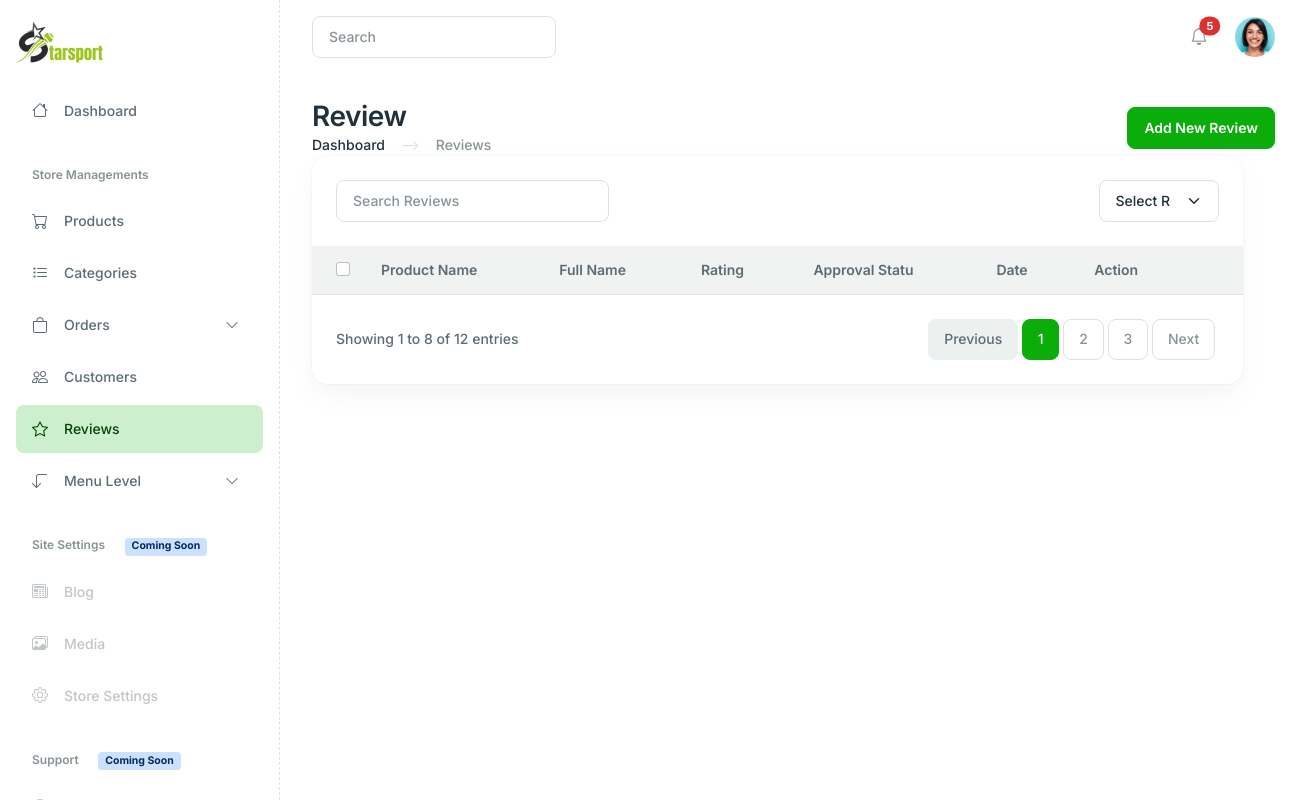
Page /main/Review/ (signed in) on the earlier database version.
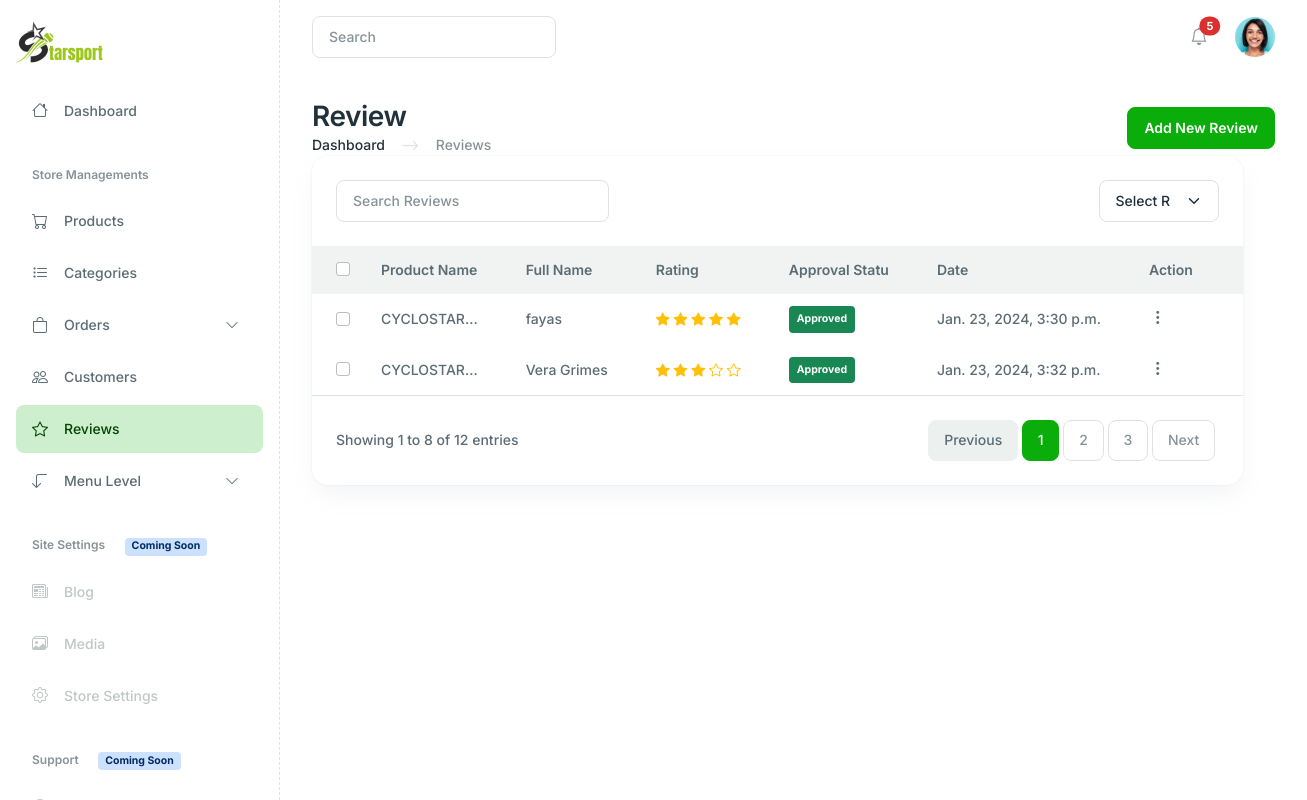
Same page on the later database version.
### products/models.py (models this page shows, shortened)
class Review(models.Model):
    product = models.ForeignKey(
        Product, on_delete=models.CASCADE, related_name="reviews"
    )
    rating = models.PositiveIntegerField(default=5)
    fullname = models.CharField(max_length=255)
    user = models.ForeignKey(User, on_delete=models.CASCADE)
    headline = models.CharField(max_length=255)
    content = models.TextField()
    created_at = models.DateTimeField(auto_now_add=True)
    approval = models.BooleanField(default=True)

class Product(models.Model):
    subcategory = models.ForeignKey(
        "products.Subcategory", on_delete=models.CASCADE, related_name="subcategory"
    )
    name = models.CharField(max_length=200)
    slug = models.SlugField(unique=True)
    display_name = models.CharField(max_length=200)
    tag = models.ForeignKey(Tag, on_delete=models.SET_NULL, blank=True, null=True)
    brand = models.ForeignKey(Brand, on_delete=models.CASCADE, blank=True, null=True)
    details = RichTextField(null=True, blank=True)
    rating = models.PositiveIntegerField(
        validators=[MaxValueValidator(5)],
        default=5,
        verbose_name="Product Rating(max:5)",
    )
    image = models.ImageField(
        upload_to="products/img", help_text=" The recommended size is 120x120 pixels."
    )
    image_p = models.ImageField(
        upload_to="products/img", help_text=" The recommended size is 220x220 pixels."
    )
    is_popular = models.BooleanField(default=False)
    is_best_seller = models.BooleanField(default=False)
    is_offer = models.BooleanField(default=False)
    is_active = models.BooleanField(default=False)
    meta_title = models.CharField(max_length=200, blank=True, null=True)
    meta_description = models.TextField(max_length=500, blank=True, null=True)
    class Meta:
        ordering = [ "id",]
        verbose_name = "Product"
        verbose_name_plural = "Products"
    def __str__(self):
        return self.name

### main/views.py (the view)
# urls.py: path("Review/", views.ReviewListView.as_view(), name="Review"),
class ReviewListView(SuperAdminLoginRequiredMixin,ListView):
    template_name = "dashboard/review/reviews.html"
    model = Review
    context_object_name = 'reviews'  # This is the variable you'll use in the template
    def get_queryset(self):
        return Review.objects.all()
    def get_context_data(self, **kwargs):
        context = super().get_context_data(**kwargs)
        context['is_reviews'] = True
        return context

### main/mixins.py (called while the page is built)
    def test_func(self):
        return self.request.user.is_authenticated and self.request.user.is_superuser

### templates/dashboard/review/reviews.html (shortened to what this page needs)
{% extends "dashboard/base.html" %}
{% load static %}
{% block content %}
    <main class="main-content-wrapper">
      <div class="container">
        <div class="row mb-8">
          <div class="col-md-12">
            <div class="d-md-flex justify-content-between align-items-center">
            <div>
                <h2 class="m-0">Review</h2>
                <nav aria-label="breadcrumb">
                  <ol class="breadcrumb mb-0">
                    <li class="breadcrumb-item"><a href="#" class="text-inherit">Dashboard</a></li>
                    <li class="breadcrumb-item active" aria-current="page">Reviews</li>
                  </ol>
                </nav>
            </div>
            <div class="mt-5 mt-md-0">
                <a href="{% url 'main:review_create' %}" class="btn btn-primary">Add New Review</a>
            </div>
          </div>
      </div>
        <div class="row ">
          <div class="col-xl-12 col-12 mb-5">
            <div class="card h-100 card-lg">
              <div class="p-6 ">
                <div class="row justify-content-between">
                  <div class="col-md-4 col-12 mb-2 mb-md-0">
                    <form class="d-flex" role="search">
                      <input class="form-control" type="search" placeholder="Search Reviews" aria-label="Search">
                    </form>
                  </div>
                  <div class="col-lg-2 col-md-4 col-12">
                    <select class="form-select">
                      <option selected>Select Rating</option>
                    </select>
                  </div>
                </div>
              </div>
              <div class="card-body p-0">
                <div class="table-responsive">
                  <table class="table table-centered table-hover table-borderless mb-0 table-with-checkbox text-nowrap">
                    <thead class="bg-light">
                      <tr>
                        <th>
                          <div class="form-check">
                            <input class="form-check-input" type="checkbox" value="" id="checkAll">
                          </div>
                        </th>
                        <th>Product Name</th>
                        <th>Full Name</th>
                        <th>Rating</th>
                        <th>Approval Statu</th>
                        <th>Date</th>
                        <th>Action</th>
                        <th></th>
                      </tr>
                    </thead>
                    <tbody>
                      {% for review in reviews %}
                      <tr>
                        <td>
                          <div class="form-check">
                            <input class="form-check-input" type="checkbox" value="" id="reviewOne">
                          </div>
                        </td>
                        <td><a href="#" class="text-reset">{{ review.product|truncatechars:10 }}</a></td>
                        <td>{{ review.fullname }}</td>
                        <td>
                          {% for star in "12345" %}
                            {% if star|add:0 <= review.rating %}
                            <i class="bi bi-star-fill text-warning"></i>
                            {% else %}
                            <i class="bi bi-star text-warning"></i>
                            {% endif %}
                          {% endfor %}
                        </td>
                        <td>
                          {% if review.approval %}
                              <span class="badge bg-success p-2">Approved</span>
                          {% else %}
                              <span class="badge bg-danger p-2">Not Approved</span>
                          {% endif %}
                        </td>
                        <td>
                          <span class="text-truncate">{{ review.created_at}}</span>
                        </td>
                        <td>
                          <div class="dropdown">
                            <a href="#" class="text-reset" data-bs-toggle="dropdown" aria-expanded="false">
                              <i class="feather-icon icon-more-vertical fs-5"></i>
                            </a>
                          </div>
                        </td>
                      </tr>
                      {% endfor %}
                    </tbody>
                  </table>
                </div>
                <div class="border-top d-md-flex justify-content-between align-items-center p-6">
                  <span>Showing 1 to 8 of 12 entries</span>
                  <nav class="mt-2 mt-md-0">
                    <ul class="pagination mb-0 ">
                      <li class="page-item disabled"><a class="page-link " href="#!">Previous</a></li>
                      <li class="page-item"><a class="page-link active" href="#!">1</a></li>
                      <li class="page-item"><a class="page-link" href="#!">2</a></li>
                      <li class="page-item"><a class="page-link" href="#!">3</a></li>
                      <li class="page-item"><a class="page-link" href="#!">Next</a></li>
                    </ul>
                  </nav>
                </div>
              </div>
            </div>
          </div>
        </div>
      </div>
    </main>
  </div>
{% endblock  %}

### templates/dashboard/base.html (shortened to what this page needs)
{% load static %}
<!DOCTYPE html>
<html lang="en">
<head>
<link href="{% static 'web/assets/libs/bootstrap-icons/font/bootstrap-icons.min.css' %}" rel="stylesheet">
<link href="{% static 'web/assets/libs/feather-webfont/dist/feather-icons.css' %}" rel="stylesheet">
<link href="{% static 'web/assets/libs/simplebar/dist/simplebar.min.css' %}" rel="stylesheet">
<link rel="stylesheet" href="{% static 'web/assets/css/theme.min.css' %}">
</head>
<body>
    <div>
       {% include "dashboard/include/top_nav.html" %}
        <div class="main-wrapper">
            {% include "dashboard/include/sidebar.html" %}
        {% block content %}
        {% endblock  %}
</body>
</html>

### templates/dashboard/include/top_nav.html (shortened to what this page needs)
{% load static %}
<nav class="navbar navbar-expand-lg navbar-glass">
    <div class="container-fluid">
        <div class="d-flex justify-content-between align-items-center w-100">
            <div class="d-flex align-items-center">
                <form role="search">
                    <input class="form-control" type="search" placeholder="Search" aria-label="Search">
                </form>
            </div>
            <div>
                <ul class="list-unstyled d-flex align-items-center mb-0 ms-5 ms-lg-0">
                    <li class="dropdown-center ">
                        <a class="position-relative btn-icon btn-ghost-secondary btn rounded-circle" href="#" role="button"
                            data-bs-toggle="dropdown" aria-expanded="false">
                            <i class="bi bi-bell fs-5"></i>
                            <span
                                class="position-absolute top-0 start-100 translate-middle badge rounded-pill bg-danger mt-2 ms-n2">
                                5
                            </span>
                        </a>
        </li>
        <li class="dropdown ms-4">
            <a href="#" role="button" data-bs-toggle="dropdown" aria-expanded="false">
                <img src="{% static 'web/assets/images/avatar/avatar-1.jpg' %}" alt="" class="avatar avatar-md rounded-circle">
            </a>
        </li>
        </ul>
    </div>
    </div>
    </div>
</nav>

### templates/dashboard/include/sidebar.html (shortened to what this page needs)
{% load static %}
<nav class="navbar-vertical-nav d-none d-xl-block">
  <div class="navbar-vertical">
    <div class="px-4 py-5">
      <a href="{% url "web:index" %}" class="navbar-brand"><img src="{% static 'web/assets/images/logo/starsport2.png' %}" alt="" /></a>
    </div>
    <div class="navbar-vertical-content flex-grow-1" data-simplebar="">
      <ul class="navbar-nav flex-column" id="sideNavbar">
        <li class="nav-item">
          <a class="nav-link {% if is_dashbord %}active{% endif %} " href="{% url "main:index" %}">
            <div class="d-flex align-items-center">
              <span class="nav-link-icon"><i class="bi bi-house"></i></span>
              <span class="nav-link-text">Dashboard</span>
            </div>
          </a>
        </li>
        <li class="nav-item mt-6 mb-3">
          <span class="nav-label">Store Managements</span>
        </li>
        <li class="nav-item">
          <a class="nav-link {% if is_product %}active{% endif %}  " href="{% url "main:product_list" %}">
            <div class="d-flex align-items-center">
              <span class="nav-link-icon"><i class="bi bi-cart"></i></span>
              <span class="nav-link-text">Products</span>
            </div>
          </a>
        </li>
        <li class="nav-item">
          <a class="nav-link {% if is_category %}active{% endif %} " href="{% url "main:categories" %}">
            <div class="d-flex align-items-center">
              <span class="nav-link-icon"><i class="bi bi-list-task"></i></span>
              <span class="nav-link-text">Categories</span>
            </div>
          </a>
        </li>
        <li class="nav-item">
          <a class="nav-link collapsed" href="#" data-bs-toggle="collapse" data-bs-target="#navCategoriesOrders" aria-expanded="false" aria-controls="navCategoriesOrders">
            <div class="d-flex align-items-center">
              <span class="nav-link-icon"><i class="bi bi-bag"></i></span>
              <span class="nav-link-text">Orders</span>
            </div>
          </a>
        </li>
        <li class="nav-item">
          <a class="nav-link {% if is_customer %}active{% endif %} " href="{% url "main:customers" %}">
            <div class="d-flex align-items-center">
              <span class="nav-link-icon"><i class="bi bi-people"></i></span>
              <span class="nav-link-text">Customers</span>
            </div>
          </a>
        </li>
        <li class="nav-item">
          <a class="nav-link {% if is_reviews %}active{% endif %} " href="{% url "main:Review" %}">
            <div class="d-flex align-items-center">
              <span class="nav-link-icon"><i class="bi bi-star"></i></span>
              <span class="nav-link-text">Reviews</span>
            </div>
          </a>
        </li>
        <li class="nav-item">
          <a class="nav-link collapsed" href="#" data-bs-toggle="collapse" data-bs-target="#navMenuLevelFirst" aria-expanded="false" aria-controls="navMenuLevelFirst">
            <span class="nav-link-icon"><i class="bi bi-arrow-90deg-down"></i></span>
            <span class="nav-link-text">Menu Level</span>
          </a>
        </li>
        <li class="nav-item mt-6 mb-3">
          <span class="nav-label">Site Settings</span> <span class="badge bg-light-info text-dark-info">Coming Soon</span>
        </li>
        <li class="nav-item">
          <a class="nav-link disabled" href="#!">
            <div class="d-flex align-items-center">
              <span class="nav-link-icon"><i class="bi bi-newspaper"></i></span>
              <span class="nav-link-text">Blog</span>
            </div>
          </a>
        </li>
        <li class="nav-item">
          <a class="nav-link disabled" href="#!">
            <div class="d-flex align-items-center">
              <span class="nav-link-icon"><i class="bi bi-images"></i></span>
              <span class="nav-link-text">Media</span>
            </div>
          </a>
        </li>
        <li class="nav-item">
          <a class="nav-link disabled" href="#!">
            <div class="d-flex align-items-center">
              <span class="nav-link-icon"><i class="bi bi-gear"></i></span>
              <span class="nav-link-text">Store Settings</span>
            </div>
          </a>
        </li>
        <li class="nav-item mt-6 mb-3">
          <span class="nav-label">Support</span> <span class="badge bg-light-info text-dark-info">Coming Soon</span>
        </li>
        <li class="nav-item">
          <a class="nav-link disabled" href="#!">
            <div class="d-flex align-items-center">
              <span class="nav-link-icon"><i class="bi bi-headphones"></i></span>
              <span class="nav-link-text">Support Ticket</span>
            </div>
          </a>
        </li>
      </ul>
    </div>
  </div>
</nav>

Differences in the rows shown:
added Review: product "CYCLOSTAR…", fullname "fayas", rating 5 (drawn), approval "Approved", created_at "Jan. 23, 2024, 3:30 p.m."
added Review: product "CYCLOSTAR…", fullname "Vera Grimes", rating 3 (drawn), approval "Approved", created_at "Jan. 23, 2024, 3:32 p.m."
